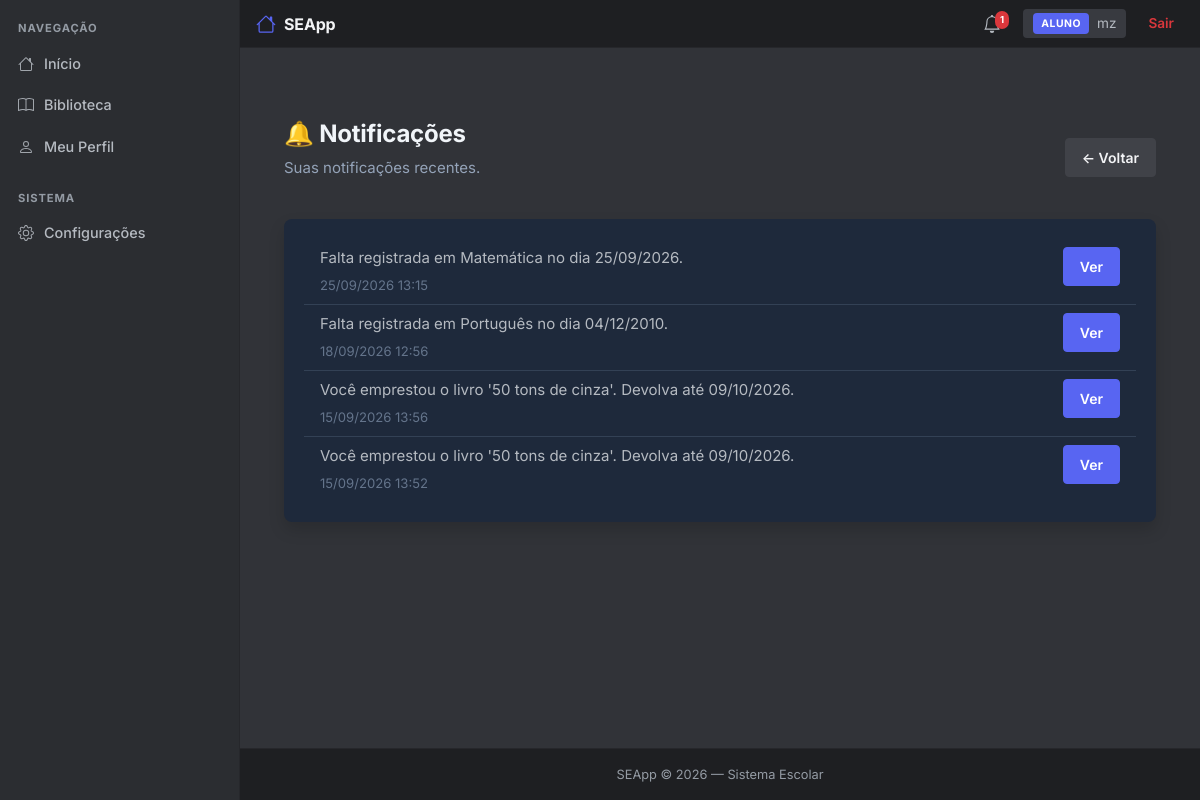
Page /notificacoes (signed in) on the committed database.
### app/models/notificacao.py (models this page shows, shortened)
class Notificacao(db.Model):
    __tablename__ = 'notificacoes'
    id = db.Column(db.Integer, primary_key=True)
    usuario_id = db.Column(db.Integer, db.ForeignKey('usuarios.id'), nullable=False)
    mensagem = db.Column(db.String(255), nullable=False)
    lida = db.Column(db.Boolean, default=False)
    criada_em = db.Column(db.DateTime, default=datetime.utcnow)
    link = db.Column(db.String(255), nullable=True)  # opcional (ex: /boletim/1)
    usuario = db.relationship('Usuario', backref='notificacoes', lazy=True)

### app/routes/notificacoes.py (the view)
@notificacoes_bp.route("/notificacoes")
def listar():
    if 'usuario_id' not in session:
        return redirect(url_for('auth.login'))
    usuario_id = session.get('usuario_id')
    notificacoes = Notificacao.query.filter_by(usuario_id=usuario_id).order_by(Notificacao.criada_em.desc()).all()
    for n in notificacoes:
        n.lida = True
    db.session.commit()
    return render_template("notificacoes/listar.html", notificacoes=notificacoes)

### templates/notificacoes/listar.html (shortened to what this page needs)
{% extends 'base.html' %}
{% block content %}
<div class="container mt-5">
    <div class="d-flex justify-content-between align-items-center mb-4">
        <div>
            <h1 class="fw-bold" style="color: #f1f5f9;">🔔 Notificações</h1>
            <p style="color: #94a3b8;">Suas notificações recentes.</p>
        </div>
        <a href="{{ url_for('dashboard.index') }}" class="btn btn-secondary">← Voltar</a>
    </div>
    <div class="card border-0 shadow" style="background: #1e293b;">
        <div class="card-body">
            {% if notificacoes %}
                <ul class="list-group list-group-flush">
                    {% for n in notificacoes %}
                    <li class="list-group-item" style="background: #1e293b; color: #f1f5f9; border-color: #334155;">
                        <div class="d-flex justify-content-between align-items-start">
                            <div>
                                <p class="mb-1">{{ n.mensagem }}</p>
                                <small style="color: #64748b;">{{ n.criada_em.strftime('%d/%m/%Y %H:%M') }}</small>
                            </div>
                            {% if n.link %}
                            <a href="{{ n.link }}" class="btn btn-sm btn-primary">Ver</a>
                            {% endif %}
                        </div>
                    </li>
                    {% endfor %}
                </ul>
            {% else %}
                <p style="color: #94a3b8;">Nenhuma notificação no momento.</p>
            {% endif %}
        </div>
    </div>
</div>
{% endblock %}

### static/css/style.css (style rules this page uses)
:root { --bg: #313338; --bg-sidebar: #2B2D31; --bg-nav: #1E1F22; --surface: #383A40; --surface-hover: #404248; --border: #26272B; --border-2: #4E5058; --text: #F2F3F5; --text-2: #B5BAC1; --text-3: #949BA4; --primary: #5865F2; --primary-hover: #4752C4; --success: #23A55A; --success-hover: #1E8F4C; --danger: #DA373C; --danger-hover: #A12828; --warning: #F0B232; --warning-hover: #D89E2A; --radius: 8px; --radius-sm: 4px; --shadow: 0 2px 10px rgba(0,0,0,0.2); --shadow-lg: 0 8px 24px rgba(0,0,0,0.4); }
* { margin: 0; padding: 0; box-sizing: border-box; }
html, body { height: 100%; background: var(--bg); }
body { background: var(--bg); color: var(--text); font-family: "Inter", -apple-system, BlinkMacSystemFont, "Segoe UI", Roboto, sans-serif; font-size: 15px; line-height: 1.5; min-height: 100vh; display: flex; flex-direction: column; -webkit-font-smoothing: antialiased; }
h1, h2, h3, h4, h5, h6 { color: var(--text); font-weight: 700; letter-spacing: -0.01em; }
h1 { font-size: 1.5rem; }
p { color: var(--text-2); }
a { text-decoration: none; color: var(--primary); transition: color 0.15s; }
.card { background: var(--surface); border: 1px solid var(--border); border-radius: var(--radius); box-shadow: var(--shadow); }
.card-body { padding: 20px; }
.btn { font-size: 0.875rem; font-weight: 600; padding: 8px 16px; border-radius: var(--radius-sm); transition: background 0.15s; border: 1px solid transparent; display: inline-flex; align-items: center; justify-content: center; gap: 6px; --bs-btn-focus-box-shadow: none !important; --bs-btn-active-shadow: none !important; }
.btn-primary { background-color: var(--primary) !important; border-color: var(--primary) !important; color: #fff !important; --bs-btn-color: #fff; --bs-btn-bg: var(--primary); --bs-btn-border-color: var(--primary); --bs-btn-hover-color: #fff; --bs-btn-hover-bg: var(--primary-hover); --bs-btn-hover-border-color: var(--primary-hover); --bs-btn-focus-shadow-rgb: 0, 0, 0; --bs-btn-active-color: #fff; --bs-btn-active-bg: var(--primary); --bs-btn-active-border-color: var(--primary); }
.btn-secondary { background: var(--surface-hover); border-color: var(--surface-hover); color: var(--text); }
.btn, .btn-primary, .btn-success, .btn-danger, .btn-warning, .btn-secondary, .btn-outline-secondary { --bs-btn-focus-box-shadow: none !important; --bs-btn-active-shadow: none !important; box-shadow: none !important; outline: none !important; }
.btn { -webkit-tap-highlight-color: transparent; }
a, button { -webkit-tap-highlight-color: transparent; }

### rows in the picture
Notificacao: mensagem "Falta registrada em Matemática no dia 25/09/2026.", criada_em "25/09/2026 13:15"
Notificacao: mensagem "Falta registrada em Português no dia 04/12/2010.", criada_em "18/09/2026 12:56"
Notificacao: mensagem "Você emprestou o livro '50 tons de cinza'. Devolva até 09/10/2026.", criada_em "15/09/2026 13:56"
Notificacao: mensagem "Você emprestou o livro '50 tons de cinza'. Devolva até 09/10/2026.", criada_em "15/09/2026 13:52"

### other values in the picture
{{ session.get("tipo", "").upper() }} "ALUNO"
{{ session["usuario"] }} "mz"
